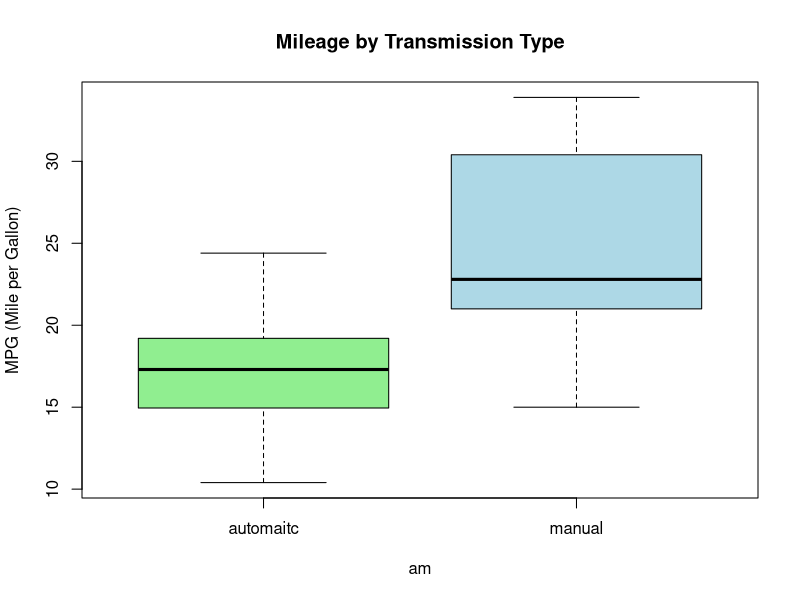
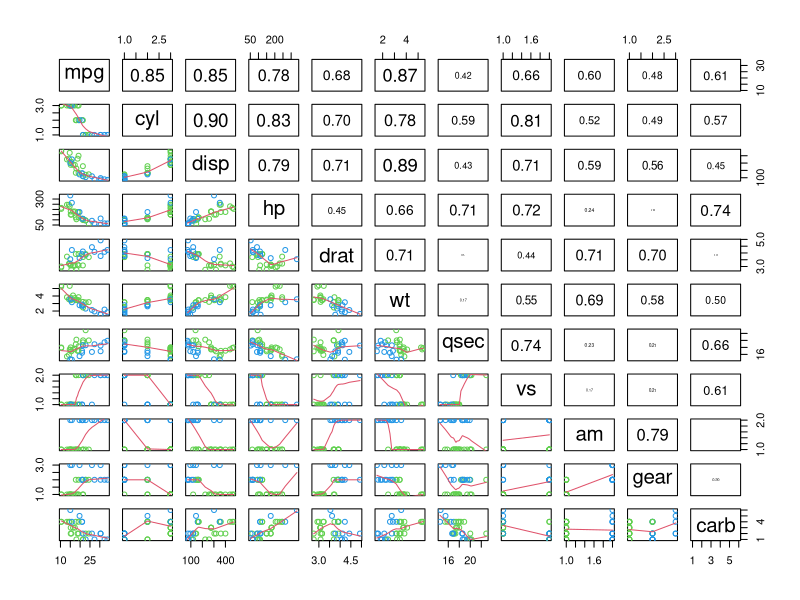
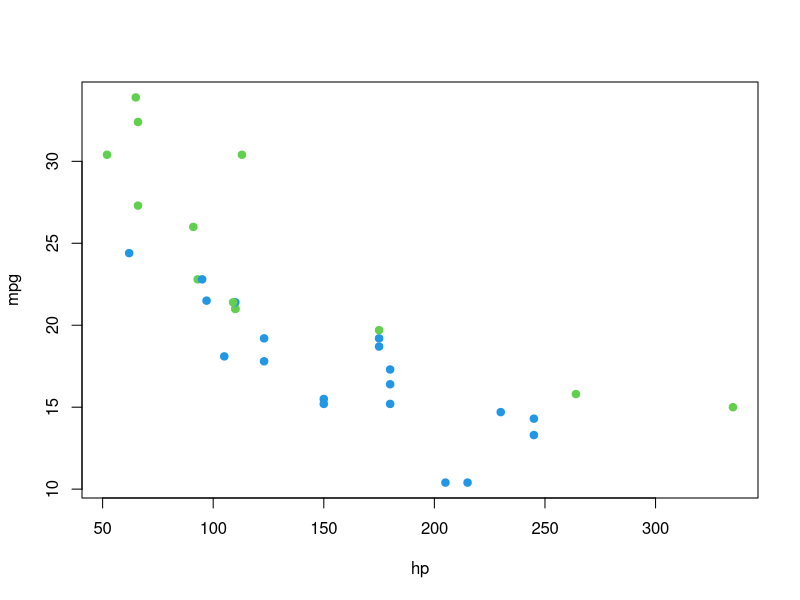
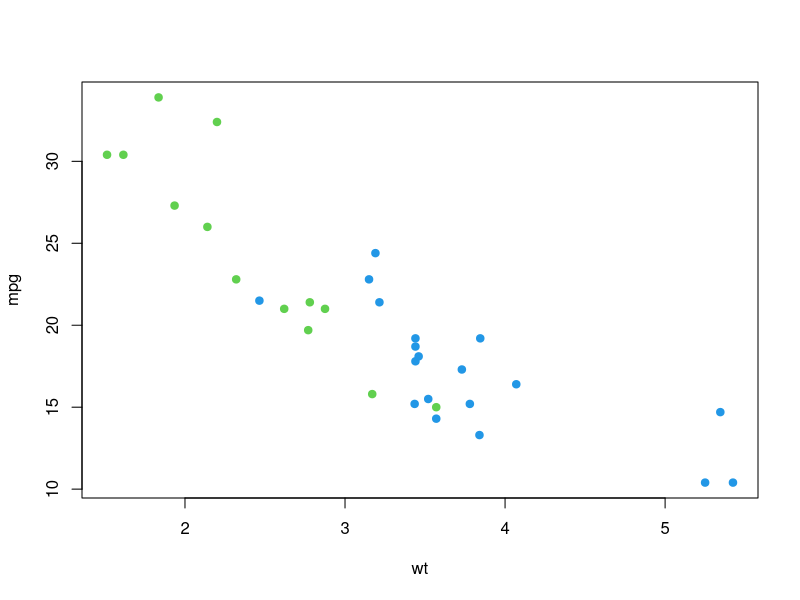
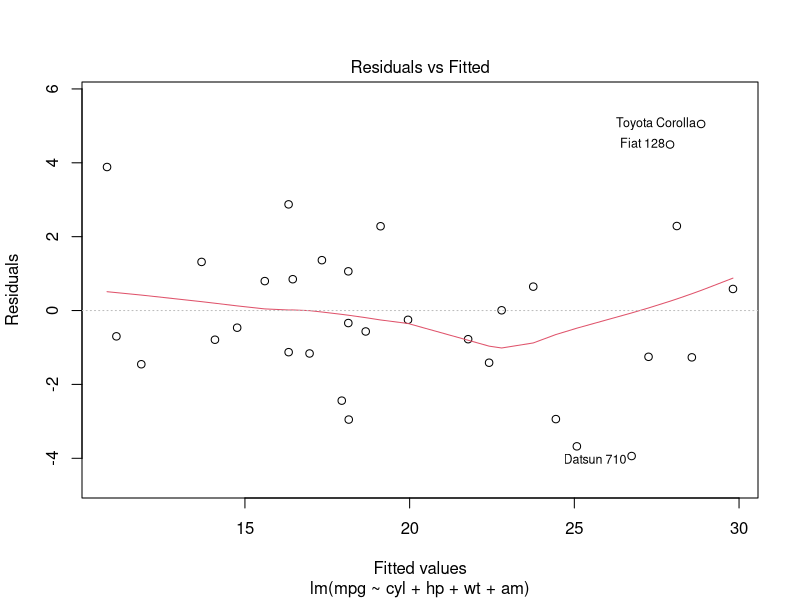
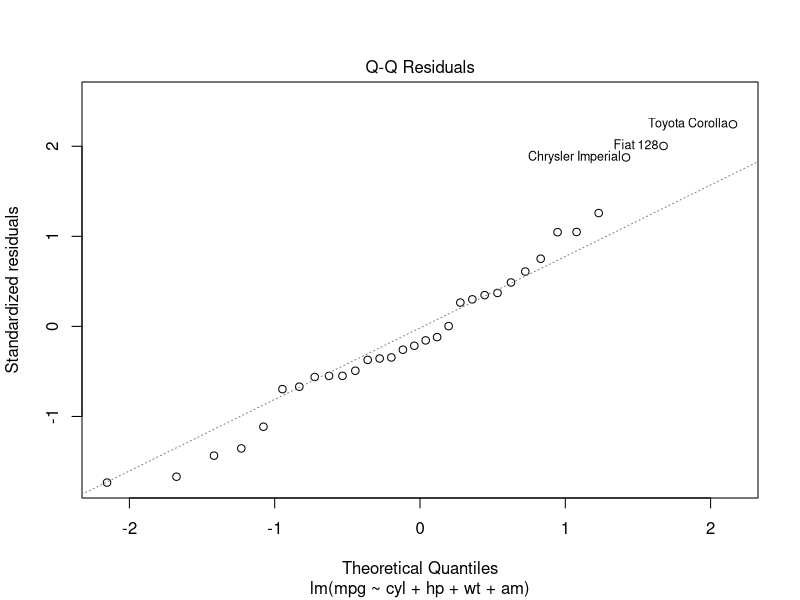
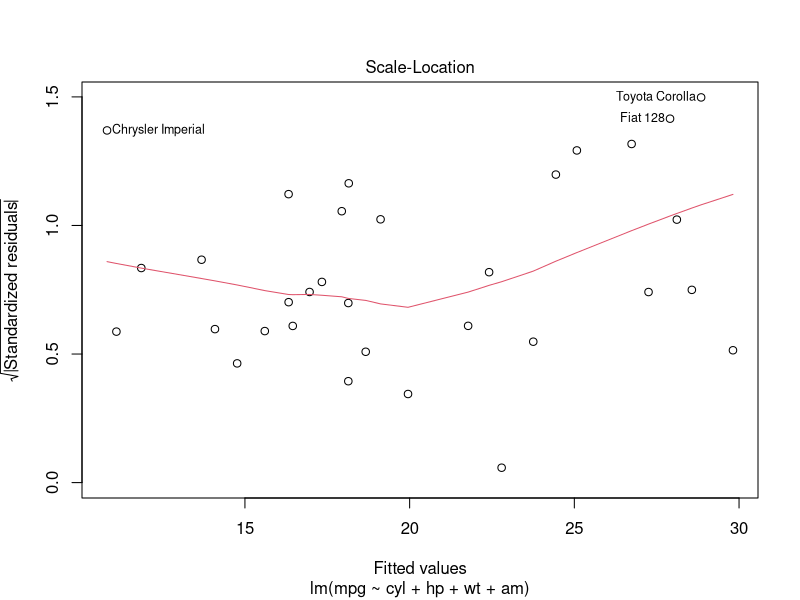
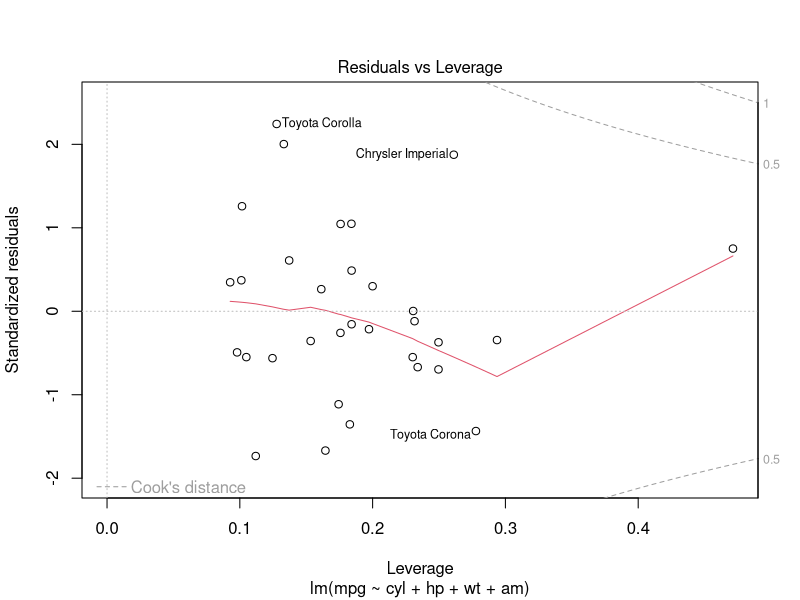

The R script that drew these images, in order:
## ---- chunk 1
knitr::opts_chunk$set(echo = TRUE)
## ---- chunk 2
#load mtcars data
data(mtcars)
## ---- chunk 3
mtcars$am = as.factor(mtcars$am)
levels(mtcars$am) = c("automatic", "manual")
mtcars$cyl = as.factor(mtcars$cyl)
mtcars$vs = as.factor(mtcars$vs)
mtcars$gear = as.factor(mtcars$gear)
mtcars$carb = as.factor(mtcars$carb)
## ---- chunk 4
with(mtcars, tapply(mpg, am, summary))

boxplot(mpg ~ am, data=mtcars, main="Mileage by Transmission Type", ylab="MPG (Mile per Gallon)",
        col=c("lightgreen","lightblue"), names=c("automaitc", "manual"))
## ---- chunk 5
mpg_automatic= mtcars[mtcars$am=="automatic",]$mpg ;mpg_manual= mtcars[mtcars$am=="manual",]$mpg
## ---- chunk 6
t.test(mpg_automatic, mpg_manual)
## ---- chunk 7
fitAll = lm(mpg ~ ., mtcars)
library(MASS)
bestFit = stepAIC(fitAll, direction="both")
## ---- chunk 8
summary(bestFit)
## ---- chunk 9
panel.cor <- function(x, y, digits = 2, prefix = "", cex.cor, ...)
{
    usr <- par("usr"); on.exit(par(usr))
    par(usr = c(0, 1, 0, 1))
    r <- abs(cor(x, y))
    txt <- format(c(r, 0.123456789), digits = digits)[1]
    txt <- paste0(prefix, txt)
    if(missing(cex.cor)) cex.cor <- 0.8/strwidth(txt)
    text(0.5, 0.5, txt, cex = cex.cor * r)
}
pairs(mtcars, lower.panel = panel.smooth, upper.panel = panel.cor,  col = 3 + (mtcars$am == "manual"))
## ---- chunk 10
#par(mfrow=c(1,3))
#with(mtcars, plot(cyl, mpg, col=3+(am=="automatic"), pch=19))
with(mtcars, plot(hp, mpg, col=3+(am=="automatic"), pch=19))
#with(mtcars, plot(am, wt))
with(mtcars, plot(wt, mpg, col=3+(am=="automatic"), pch=19))
## ---- chunk 11
plot(bestFit)
